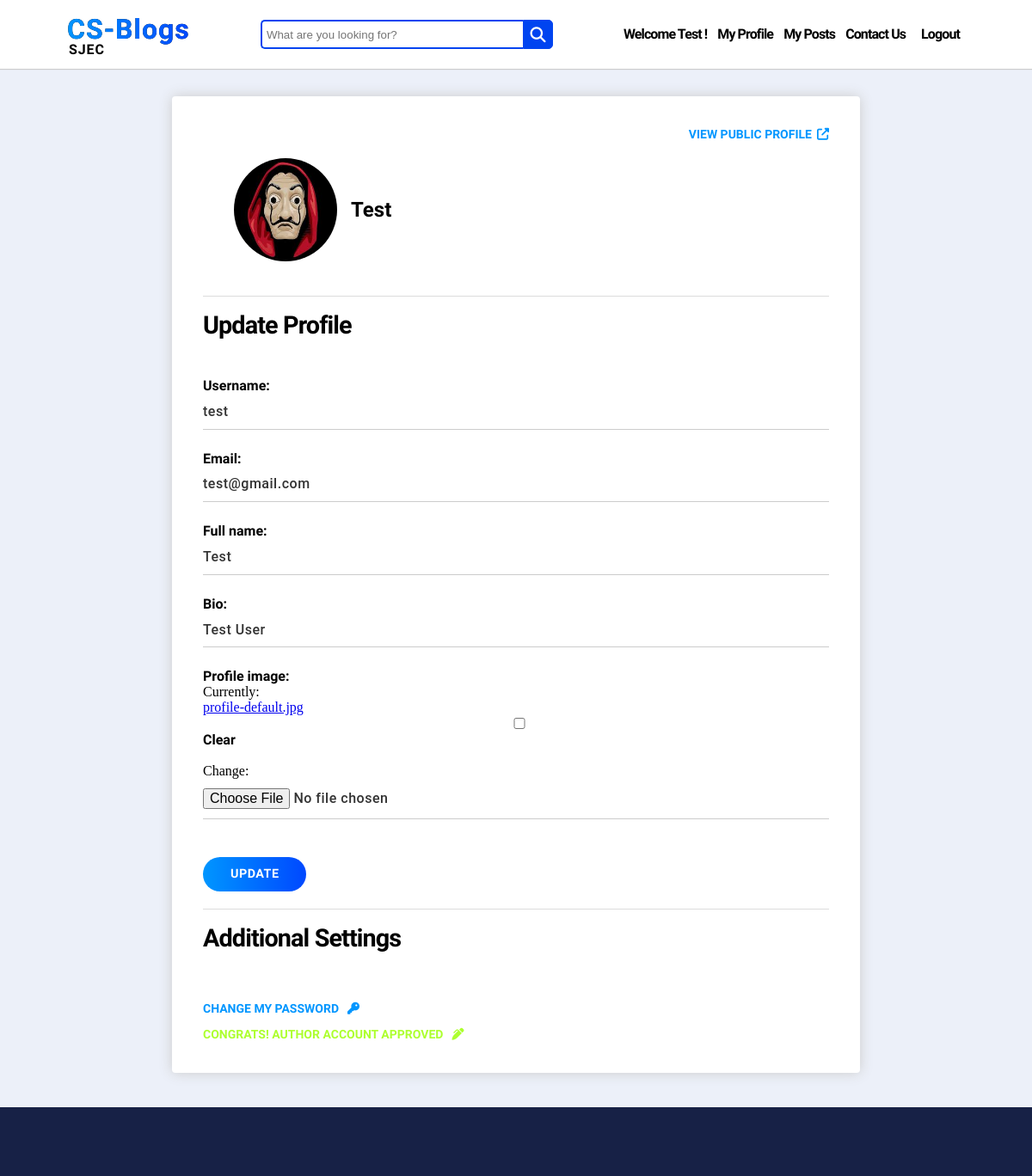
The page /accounts/u/test/update (signed in) on the database its author committed.
### account/models.py (models this page shows, shortened)
class MyUser(AbstractUser):
    email = models.EmailField(unique=True)
    slug = models.CharField(max_length=60, unique=True, blank=True)
    bio = models.CharField(max_length=500, blank=True)
    profile_image = models.ImageField(upload_to="account/profile_pic", default="profile-default.jpg", blank=True)
    is_author = models.BooleanField(default=True)
    full_name = models.CharField(max_length=100, default="fullnaam")
    first_name = None
    last_name = None
    REQUIRED_FIELDS = ['email', 'full_name']

### account/views.py (the view)
# urls.py: path('u/<slug:slug>/update', ProfileUpdateView.as_view(), name="profile-update"),
class ProfileUpdateView(LoginRequiredMixin, UserPassesTestMixin, UpdateView):
    login_url = "/accounts/login"
    model = MyUser
    form_class = ProfileUpdateForm
    template_name = "account/profile_update.html"
    def test_func(self, *args, **kwargs):
        current_user = self.request.user
        profile_obj = MyUser.objects.get(slug=self.kwargs.get('slug'))
        if current_user == profile_obj:
            return True
        else:
            return False

### account/forms.py
class ProfileUpdateForm(ModelForm):
    class Meta:
        model = MyUser
        fields = ['username', 'email', 'full_name', 'bio', 'profile_image']

### account/templates/account/profile_update.html (shortened to what this page needs)
{% extends "blog/base.html" %}
{% load static %}
{% block extra_head %}
    <link href="{% static 'account/css/profile.css' %}" rel="stylesheet" type="text/css">
{% endblock %}
{% block content %}
<br>
<br>
<br>
<br>
    <div id="outer-wrapper">
        <div id="inner-wrapper">
            <div>
                <div id="viewpublicprofile">
                    <a href="{% url 'profile-view' myuser.slug %}" id="external-links">VIEW PUBLIC PROFILE</a>
                    <i class="fas fa-external-link-alt"></i>
                </div>
                <div id="basicinfosection">
                    <img src="{{ myuser.profile_image.url }}" alt="Profile Picture" id="profile-picture">
                    <h1 id="fullname">{{ myuser.full_name }}</h1>
                </div>
            </div>
            <div class="section-container">
                <h3>Update Profile</h3>
                <form method="POST" enctype="multipart/form-data">
                    {% for field in form %}
                        <div class="field-container">
                            {{ field.label_tag }}
                            {{ field }}
                        </div>
                    {% endfor %}
                    <div id="button-container">
                        <input type="submit" value="UPDATE" id="submit-btn">
                    </div>
                </form>
            </div>
            <div class="section-container" id="additionalsettingssection">
                <h3>Additional Settings</h3>
                <div class="additionalsettingsitem">
                    <a href="{% url 'password-change' %}" id="external-links">CHANGE MY PASSWORD</a>
                    <i class="fas fa-key"></i>
                </div>
                <div class="additionalsettingsitem">
                    {% if request.user.is_author == False %}
                    <a href="{% url 'author-request' %}" id="external-links">REQUEST AUTHOR ACCOUNT</a>
                    <i class="fas fa-pen-alt"></i>
                    {% else %}
                    <a id="external-links" style="color: greenyellow;">CONGRATS! AUTHOR ACCOUNT APPROVED</a>
                    <i class="fas fa-pen-alt congrats-msg"></i>
                    {% endif %}
                </div>
            </div>
        </div>
    </div>
{% endblock %}

### blog/templates/blog/base.html (shortened to what this page needs)
{% load static %}
<!DOCTYPE html>
<html>
  <head>
    <link
      href="{% static 'blog/css/base.css' %}"
      rel="stylesheet"
      type="text/css"
    />
    {% block extra_head %} {% endblock %}
  </head>
  <body>
    <div id="top-bar">
      <div class="logo-bar">
        <div class="logo">
          <a href="{% url 'index' %}" style="height: 40px">CS-Blogs</a>
        </div>
        <p style="margin-left: 2px">SJEC</p>
      </div>
      <form method="GET" action="{% url 'search' %}">
        <div class="search">
          <input
            type="text"
            name="query"
            class="searchTerm"
            placeholder="What are you looking for?"
          />
          <button type="submit" class="searchButton">
            <i class="fa fa-search"></i>
          </button>
        </div>
      </form>
      <div id="menu-items-container">
        {% if request.user.is_authenticated %}
        <p class="menu-item">Welcome {{ request.user.full_name }} !</p>
        <a href="{% url 'profile-update' request.user.slug %}" class="menu-item"
          >My Profile</a
        >
        {% if request.user.is_author == True %}
        <a href="{% url 'my-posts' %}" class="menu-item">My Posts</a>
        {% endif %}
        <a href="{% url 'contact-us' %}" class="menu-item">Contact Us</a>
        <form method="POST" action="{% url 'logout' %}">
          <button class="menu-item" id="logout">Logout</button>
        </form>
        {% else %}
        <a href="{% url 'contact-us' %}" class="menu-item">Contact Us</a>
        <a href="{% url 'login' %}" class="menu-item">Login</a>
        <a href="{% url 'signup' %}"><button id="signup-btn">Signup</button></a>
        {% endif %}
      </div>
    </div>
    {% block content %} {% endblock %}
    <div id="bottom-bar"></div>
  </body>
</html>

### blog/static/blog/css/base.css (style rules this page uses)
body { background-color: #ECF0F9; margin: 0; }
#top-bar { background-color: white; position: fixed; top: 0; left: 0; align-items: center; box-sizing: border-box; box-shadow: 0 1px 1px #ccc; width: 100%; height: 80px; z-index: 90; padding: 1em 4.875em; display: flex; justify-content: space-between; }
.logo-bar { cursor: pointer; }
.logo { background-image: linear-gradient(269deg,#0048ff,#0096ff), linear-gradient(#000,#000); -webkit-background-clip: text; -webkit-text-fill-color: transparent; display: block; font-family: "Raleway"; font-size: 32px; font-weight: 700; height: 37px; letter-spacing: 1px; color: rgb(0, 132, 255); }
.logo-bar a { text-decoration: none; }
.logo-bar p { font-family: Raleway,sans-serif; font-size: 1em; font-weight: 600; font-stretch: normal; line-height: .8; letter-spacing: .9px; margin: 0; }
.search { width: 340px; position: relative; display: flex; align-items: center; }
.searchTerm { width: 100%; border: 2px solid #0044F0; border-right: none; padding: 5px; height: 20px; border-radius: 5px 0 0 5px; outline: none; color: #9DBFAF; }
.searchButton { width: 38px; height: 34px; border: 1px solid #0044F0; background: #0044F0; text-align: center; color: #fff; border-radius: 0 5px 5px 0; cursor: pointer; font-size: 20px; }
.fa-search { color: white; font-size: 18px; }
#menu-items-container { display: flex; justify-content: flex-end; align-items: center; }
#menu-items-container a { text-decoration: none; color: #000; }
.menu-item { font-family: "Raleway"; font-size: 16px; font-weight: 600; letter-spacing: -0.9px; line-height: 69.84px; margin: 0px; margin-right: 12px; }
#bottom-bar { background-color: #172146; width: 100%; height: 80px; }

### blog/templates/blog/base.html (style rules this page uses)
#logout { margin-right: 0px; border: none; background: none; cursor: pointer; outline: inherit; }

### rows shown on the page
MyUser: user.full_name "Test", profile_image (placeholder picture), full_name "Test", form "test" "test@gmail.com" "Test" "Test User"

### other values the page prints
{{ field.label_tag }} "Username:" "Email:" "Full name:" "Bio:" "Profile image:"
